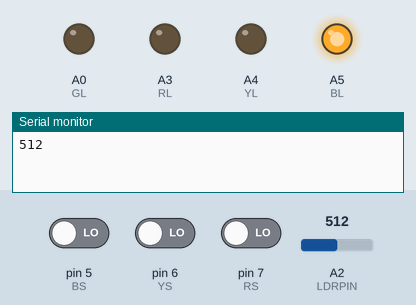
Bench run of a sketch on a simulated Arduino Uno, built with avr-gcc and run on an emulated ATmega328P. Shown: output pins drawn as LEDs (lit = HIGH), the last lines printed to the serial monitor. Inputs (shaded band) come from the test bench; at power-on: A2 (LDRPIN) = 512, pin 5 (BS) LOW, pin 6 (YS) LOW, pin 7 (RS) LOW. Random numbers use the default seed unless the sketch sets one.

Above: at 0.19 s.
At 2.57 s:
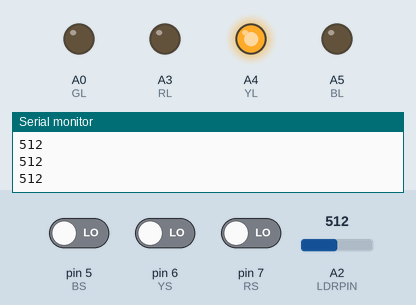
At 6.6 s:
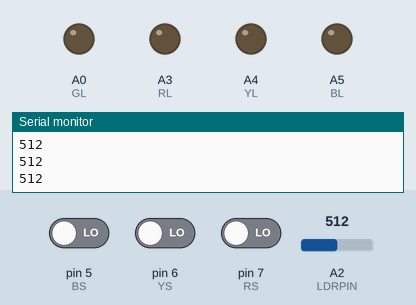
6.7 s: A2 (LDRPIN) set to 716
10.2 s: A2 (LDRPIN) set to 900
Timing chart, 0 to 19.7 s (numbered marks = the images above; inputs shaded):
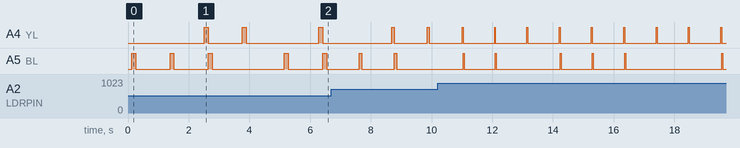

The sketch:

finalMarch30.ino
```cpp
/*
  Intro to IM
  2nd Arduino Assignment
  Marry Had a Little lamb
  creator: Rebecca Huang
  Date: March 30, 2021
*/

//sensor's pin
const int LDRPIN = A2;

//LEDs' pins
const int RL = A3;
const int YL = A4;
const int BL = A5;
const int GL = A0;

//Switches' pins
const int RS = 7;
const int YS = 6;
const int BS = 5;

//set delayVale as int
int delayValue;

//the switches' digitalRead values.
const int pressRS = digitalRead(RS);
const int pressYS = digitalRead(YS);
const int pressBS = digitalRead(BS);

void setup() {
  Serial.begin(9600);
  //Set the LEDs' pins as the output
  pinMode(RL, OUTPUT);
  pinMode(YL, OUTPUT);
  pinMode(BL, OUTPUT);
  pinMode(GL, OUTPUT);
  //Set the switches' pins as the input
  pinMode(RS, INPUT);
  pinMode(YS, INPUT);
  pinMode(BS, INPUT);
  digitalWrite(GL, LOW);
}

void loop() {
  if (pressRS == HIGH) { //if red switch is pressed
    digitalWrite(GL, HIGH); //light the green LED
  }

  int sensorValue = analogRead(LDRPIN); //determine light sensor's value
  //define the value that adjusts depending on the sensor's value
  delayValue = map (sensorValue, 0, 1023, 255, 1);
  Serial.println(sensorValue); //display the serial value on the serial monitor

  //give yellow LED different brightness
  analogWrite(YL, random(10, 400));
  //yellow LED's brightness change according the sensor value
  delay(delayValue);
  if (YL != LOW) { //if detected yellow LED is bright
    digitalWrite(YL, LOW); //turn yellow LED off
  }
  //give blue LED different brightness
  analogWrite(BL, random(10, 400));
  //blue LED's brightness change according the sensor value
  delay(delayValue);
  if (BL != LOW) {//if detected blue LED is bright
    digitalWrite(BL, LOW);//turn blue LED off
  }
  delay(1000);
}
```

Measured:
- by itself, A4 (YL): alternates HIGH for 0.03 s and LOW for 1.0 s
